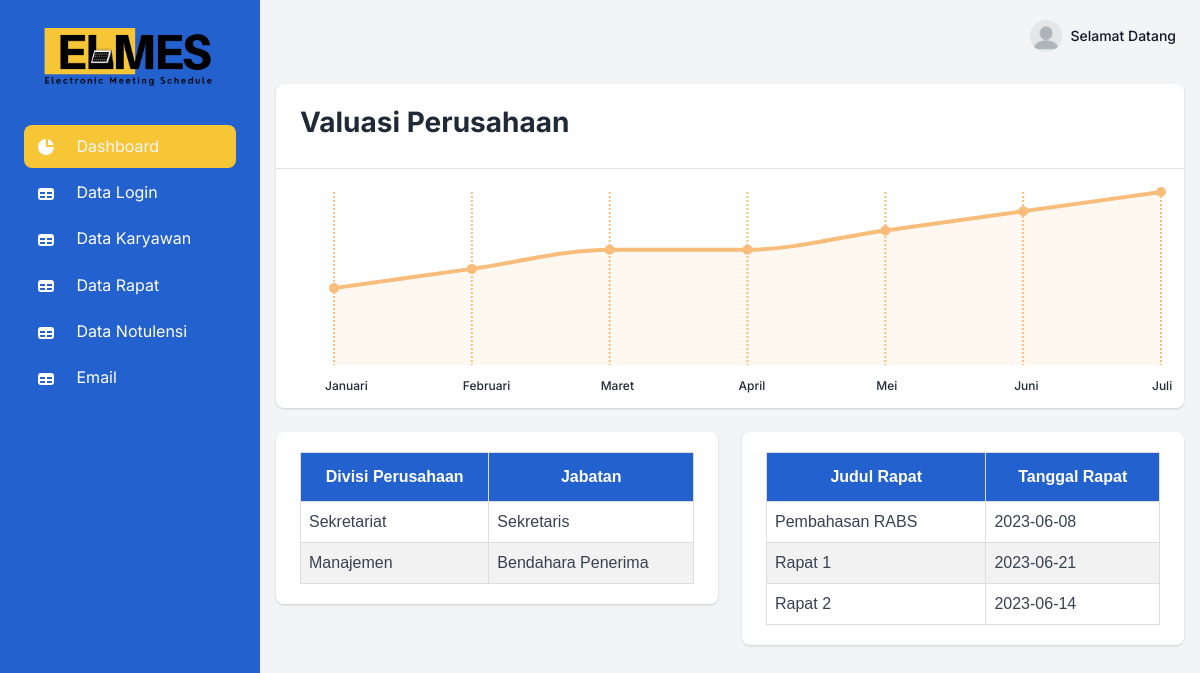
The page /pages/elmess/index.php on the database its author committed.
### tables this page shows
CREATE TABLE `karyawan` (
  `id_karyawan` int NOT NULL,
  `nama` varchar(50) DEFAULT NULL,
  `email` varchar(50) DEFAULT NULL,
  `divisi` varchar(50) DEFAULT NULL,
  `jabatan` varchar(50) DEFAULT NULL,
  `jeniskelamin` varchar(50) DEFAULT NULL,
  `tanggallahir` varchar(50) DEFAULT NULL,
  `alamat` varchar(50) DEFAULT NULL,
  `nomortelepon` varchar(50) DEFAULT NULL
);

CREATE TABLE `rapat` (
  `id_rapat` int NOT NULL,
  `judulrapat` varchar(50) DEFAULT NULL,
  `divisi` varchar(50) DEFAULT NULL,
  `tanggal` varchar(50) DEFAULT NULL,
  `waktu` varchar(50) DEFAULT NULL,
  `pelaksanaan` varchar(50) DEFAULT NULL,
  `tempat` varchar(50) DEFAULT NULL,
  `status` varchar(50) NOT NULL DEFAULT 'Menunggu'
);

### pages/elmess/index.php (the view, shortened to what this page needs)
<!DOCTYPE html>
<html lang="en">
<head>
<link type="text/css" href="../../vendor/sweetalert2/dist/sweetalert2.min.css" rel="stylesheet">
<link type="text/css" href="../../vendor/notyf/notyf.min.css" rel="stylesheet">
<link type="text/css" href="../../css/volt.css" rel="stylesheet">
</head>
<body>
<nav id="sidebarMenu" class="sidebar d-lg-block bg-info text-white collapse" data-simplebar>
  <div class="sidebar-inner px-4 pt-3">
    <ul class="nav flex-column pt-3 pt-md-0">
      <li class="nav-item">
        <a href="#" class="nav-link d-flex align-items-center">
          <span>
            <img src="../../assets/img/elmes.png" height="64" width="200" alt="ELMES">
          </span>
        </a>
      </li>
      <br>
      <li class="nav-item active ">
        <a href="#" class="nav-link">
          <span class="sidebar-icon text-white">
            <svg class="icon icon-xs me-2" fill="currentColor" viewBox="0 0 20 20" xmlns="http://www.w3.org/2000/svg"><path d="M2 10a8 8 0 018-8v8h8a8 8 0 11-16 0z"></path><path d="M12 2.252A8.014 8.014 0 0117.748 8H12V2.252z"></path></svg>
          </span>
          <span class="sidebar-text-white">Dashboard</span>
        </a>
      </li>
      <li class="nav-item">
        <a href="datalogin.php" class="nav-link">
          <span class="sidebar-icon text-white">
            <svg class="icon icon-xs me-2" fill="currentColor" viewBox="0 0 20 20" xmlns="http://www.w3.org/2000/svg"><path fill-rule="evenodd" d="M5 4a3 3 0 00-3 3v6a3 3 0 003 3h10a3 3 0 003-3V7a3 3 0 00-3-3H5zm-1 9v-1h5v2H5a1 1 0 01-1-1zm7 1h4a1 1 0 001-1v-1h-5v2zm0-4h5V8h-5v2zM9 8H4v2h5V8z" clip-rule="evenodd"></path></svg>
          </span>
          <span class="sidebar-text-white">Data Login</span>
        </a>
      </li>
      <li class="nav-item">
        <a href="datakaryawan.php" class="nav-link">
          <span class="sidebar-icon text-white">
            <svg class="icon icon-xs me-2" fill="currentColor" viewBox="0 0 20 20" xmlns="http://www.w3.org/2000/svg"><path fill-rule="evenodd" d="M5 4a3 3 0 00-3 3v6a3 3 0 003 3h10a3 3 0 003-3V7a3 3 0 00-3-3H5zm-1 9v-1h5v2H5a1 1 0 01-1-1zm7 1h4a1 1 0 001-1v-1h-5v2zm0-4h5V8h-5v2zM9 8H4v2h5V8z" clip-rule="evenodd"></path></svg>
          </span>
          <span class="sidebar-text-white">Data Karyawan</span>
        </a>
      </li>
      <li class="nav-item">
        <a href="datarapat.php" class="nav-link">
          <span class="sidebar-icon text-white">
            <svg class="icon icon-xs me-2" fill="currentColor" viewBox="0 0 20 20" xmlns="http://www.w3.org/2000/svg"><path fill-rule="evenodd" d="M5 4a3 3 0 00-3 3v6a3 3 0 003 3h10a3 3 0 003-3V7a3 3 0 00-3-3H5zm-1 9v-1h5v2H5a1 1 0 01-1-1zm7 1h4a1 1 0 001-1v-1h-5v2zm0-4h5V8h-5v2zM9 8H4v2h5V8z" clip-rule="evenodd"></path></svg>
          </span>
          <span class="sidebar-text-white">Data Rapat</span>
        </a>
      </li>
      <li class="nav-item">
        <a href="datanotulensi.php" class="nav-link">
          <span class="sidebar-icon text-white">
            <svg class="icon icon-xs me-2" fill="currentColor" viewBox="0 0 20 20" xmlns="http://www.w3.org/2000/svg"><path fill-rule="evenodd" d="M5 4a3 3 0 00-3 3v6a3 3 0 003 3h10a3 3 0 003-3V7a3 3 0 00-3-3H5zm-1 9v-1h5v2H5a1 1 0 01-1-1zm7 1h4a1 1 0 001-1v-1h-5v2zm0-4h5V8h-5v2zM9 8H4v2h5V8z" clip-rule="evenodd"></path></svg>
          </span>
          <span class="sidebar-text-white">Data Notulensi</span>
        </a>
      </li>
      <li class="nav-item">
        <a href="dataemail.php" class="nav-link">
          <span class="sidebar-icon text-white">
            <svg class="icon icon-xs me-2" fill="currentColor" viewBox="0 0 20 20" xmlns="http://www.w3.org/2000/svg"><path fill-rule="evenodd" d="M5 4a3 3 0 00-3 3v6a3 3 0 003 3h10a3 3 0 003-3V7a3 3 0 00-3-3H5zm-1 9v-1h5v2H5a1 1 0 01-1-1zm7 1h4a1 1 0 001-1v-1h-5v2zm0-4h5V8h-5v2zM9 8H4v2h5V8z" clip-rule="evenodd"></path></svg>
          </span>
          <span class="sidebar-text-white">Email</span>
        </a>
      </li>
    </ul>
  </div>
</nav>
<main class="content">
  <nav class="navbar navbar-top navbar-expand navbar-dashboard navbar-dark ps-0 pe-2 pb-0">
    <div class="container-fluid px-0">
      <div class="d-flex justify-content-between w-100" id="navbarSupportedContent">
      <ul class="navbar-nav align-items-center">
        <li class="nav-item dropdown ms-lg-3">
          <a class="nav-link dropdown-toggle pt-1 px-0" href="#" role="button" data-bs-toggle="dropdown" aria-expanded="false">
            <div class="media d-flex align-items-center">
              <img class="avatar rounded-circle" alt="Image placeholder" src="../../assets/img/team/profile-picture-2.png">
              <div class="media-body ms-2 text-dark align-items-center d-none d-lg-block">
                <span class="mb-0 font-small fw-bold text-gray-900">Selamat Datang</span>
              </div>
            </div>
          </a>
        </li>
      </ul>
    </div>
  </div>
</nav>
<br>
            <div class="row">
                <div class="col-12 mb-4">
                    <div class="card bg-white border-0 shadow">
                        <div class="card-header d-sm-flex flex-row align-items-center flex-0">
                            <div class="d-block mb-3 mb-sm-0">
                                <h2 class="fs-3 fw-extrabold">Valuasi Perusahaan</h2>
                            </div>
                        </div>
                        <div class="card-body p-2">
                            <div class="ct-chart-sales-value ct-double-octave ct-series-g"></div>
                        </div>
                    </div>
                </div>
                <div class="col-24 col-sm-6 col-xl-6 mb-6">
                    <div class="card border-0 shadow">
                        <div class="card-body">
                                  <table id="customers">
                                      <thead>
                                          <tr>
                                            <th>Divisi Perusahaan</th>
                                            <th>Jabatan</th>
                                          </tr>
                                        </thead>
                                        <tbody>
                                          <?php
                                            include "koneksi.php";
                                            $a = "SELECT * FROM karyawan";
                                            $b = $koneksi->query($a);
                                            while ($c = $b -> fetch_array()){?>
                                            <tr>
                                              <td><?php echo $c['divisi']?></td>
                                              <td><?php echo $c['jabatan']?></td>
                                            </tr>
                                            <?php
                                            }
                                            ?>
                                        </tbody>
                                  </table>
                                </div>
                            </div>
                        </div>
                        <div class="col-24 col-sm-6 col-xl-6 mb-6">
                    <div class="card border-0 shadow">
                        <div class="card-body">
                                  <table id="customers">
                                      <thead>
                                          <tr>
                                            <th>Judul Rapat</th>
                                            <th>Tanggal Rapat</th>
                                          </tr>
                                        </thead>
                                        <tbody>
                                          <?php
                                            include "koneksi.php";
                                            $a = "SELECT * FROM rapat";
                                            $b = $koneksi->query($a);
                                            while ($c = $b -> fetch_array()){?>
                                            <tr>
                                              <td><?php echo $c['judulrapat']?></td>
                                              <td><?php echo $c['tanggal']?></td>
                                            </tr>
                                            <?php
                                            }
                                            ?>
                                        </tbody>
                                  </table>
                                </div>
                            </div>
                        </div>
                    </div>
</main>
</body>
</html>

### pages/elmess/index.php (style rules this page uses)
#customers { font-family: Arial, Helvetica, sans-serif; border-collapse: collapse; width: 100%; }
#customers td, #customers th { border: 1px solid #ddd; padding: 8px; }
#customers tr:nth-child(even) { background-color: #f2f2f2; }
#customers th { padding-top: 12px; padding-bottom: 12px; text-align: center; background-color: #2361CE; color: white; }

### rows shown on the page
karyawan: divisi "Sekretariat", jabatan "Sekretaris"
karyawan: divisi "Manajemen", jabatan "Bendahara Penerima"
rapat: judulrapat "Pembahasan RABS", tanggal "2023-06-08"
rapat: judulrapat "Rapat 1", tanggal "2023-06-21"
rapat: judulrapat "Rapat 2", tanggal "2023-06-14"
